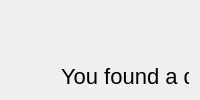
                     <widget class="QWidget" name="texttoImgPage">
                      <layout class="QVBoxLayout" name="verticalLayout_15">
                       <item>
                        <widget class="QWidget" name="widget_6" native="true">
                         <widget class="QLabel" name="label_11">
                          <property name="geometry">
                           <rect>
                            <x>50</x>
                            <y>30</y>
                            <width>711</width>
                            <height>71</height>
                           </rect>
                          </property>
                          <property name="styleSheet">
                           <string notr="true">font-size:22px;
</string>
                          </property>
                          <property name="text">
                           <string>You found a quote or a text that you liked but you're too lazy to write it</string>
                          </property>
                         </widget>
                         <widget class="QLabel" name="label_12">
                          <property name="geometry">
                           <rect>
                            <x>30</x>
                            <y>90</y>
                            <width>751</width>
                            <height>81</height>
                           </rect>
                          </property>
                          <property name="styleSheet">
                           <string notr="true">font-size:22px
</string>
                          </property>
                          <property name="text">
                           <string>Don't worry we came to you with our new Ai that extracts text From images</string>
                          </property>
                         </widget>
                         <widget class="QPushButton" name="pushButton_15">
                          <property name="geometry">
                           <rect>
                            <x>580</x>
                            <y>420</y>
                            <width>151</width>
                            <height>41</height>
                           </rect>
                          </property>
                          <property name="text">
                           <string>Upload Image</string>
                          </property>
                         </widget>
                         <widget class="QLabel" name="label_15">
                          <property name="geometry">
                           <rect>
                            <x>40</x>
                            <y>420</y>
                            <width>361</width>
                            <height>51</height>
                           </rect>
                          </property>
                          <property name="font">
                           <font>
                            <family>Segoe UI</family>
                            <pointsize>10</pointsize>
                            <italic>false</italic>
                            <bold>false</bold>
                           </font>
                          </property>
                          <property name="text">
                           <string>Extracted Text:</string>
                          </property>
                         </widget>
                        </widget>
                       </item>
                      </layout>
                     </widget>
